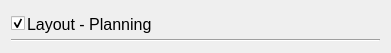
<?xml version="1.0" encoding="UTF-8"?>
<ui version="4.0">
 <class>GroupHeaderWidget</class>
 <widget class="QWidget" name="GroupHeaderWidget">
  <property name="geometry">
   <rect>
    <x>0</x>
    <y>0</y>
    <width>391</width>
    <height>53</height>
   </rect>
  </property>
  <property name="windowTitle">
   <string>Form</string>
  </property>
  <layout class="QVBoxLayout" name="verticalLayout">
   <property name="spacing">
    <number>2</number>
   </property>
   <item>
    <layout class="QHBoxLayout" name="horizontalLayout" stretch="0,1">
     <item>
      <widget class="QCheckBox" name="checkBox">
       <property name="text">
        <string/>
       </property>
       <property name="checked">
        <bool>true</bool>
       </property>
      </widget>
     </item>
     <item>
      <widget class="QLabel" name="title_label">
       <property name="styleSheet">
        <string notr="true">#title_label {
font-size: 16px;
}</string>
       </property>
       <property name="text">
        <string>Layout - Planning</string>
       </property>
      </widget>
     </item>
    </layout>
   </item>
   <item>
    <widget class="Line" name="line">
     <property name="orientation">
      <enum>Qt::Horizontal</enum>
     </property>
    </widget>
   </item>
  </layout>
 </widget>
 <resources/>
 <connections/>
</ui>
